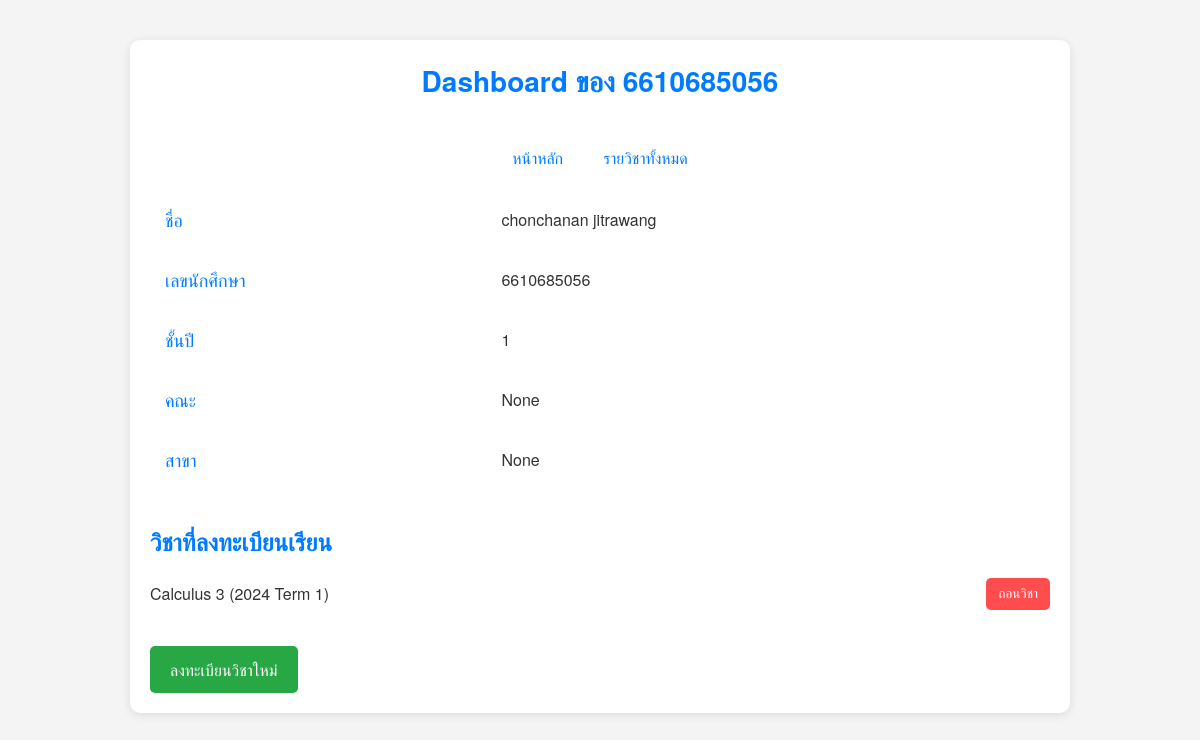
The page /users/dashboard/ (signed in) on the database as committed earlier.
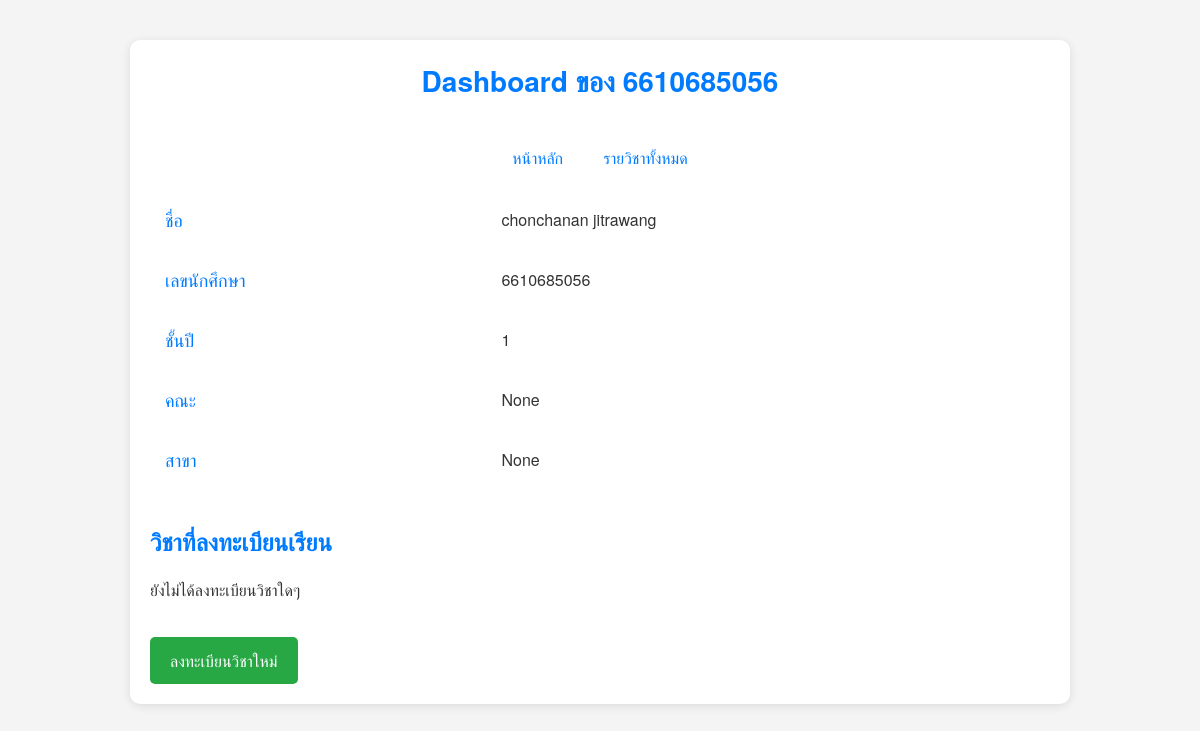
The same page on the database as committed later.
### RegCN/models.py (models this page shows, shortened)
class QuotaRequest(models.Model):
    student = models.ForeignKey(User, on_delete=models.CASCADE)  # นักเรียนที่ขอโควต้า
    subject = models.ForeignKey(Subject, on_delete=models.CASCADE)  # วิชาที่ต้องการขอโควต้า
    request_date = models.DateTimeField(auto_now_add=True)  # วันที่ขอ
    approved = models.BooleanField(default=False)  # อนุมัติหรือไม่
    rejected = models.BooleanField(default=False)  # ปฏิเสธหรือไม่

class Subject(models.Model):
    title = models.CharField(max_length=60)
    subject_id = models.CharField(max_length=6, primary_key=True)
    subject_term = models.CharField(max_length=6, choices=term_choice, default="1")
    subject_year = models.IntegerField(
        choices=YEAR_CHOICES, default=datetime.datetime.now().year
    )
    avilable_seat = models.IntegerField(default=0, validators=[MinValueValidator(0)])
    subject_is_open = models.BooleanField()

### app_users/views.py (the view)
# urls.py: path("dashboard/", views.dashboard, name="dashboard"),
@login_required
def dashboard(request: HttpRequest):
    quota_requests = None
    try:
        student = Student.objects.get(user=request.user)
        quota_requests = QuotaRequest.objects.filter(student=student.user)  # ข้อมูลการลงทะเบียนวิชา
        subjects = [quota_request.subject for quota_request in quota_requests]  # ดึงวิชาที่ผู้ใช้ลงทะเบียน
    except Student.DoesNotExist:
        student = None  # กรณีไม่มีข้อมูล Student
        subjects = []
    return render(request, "registration/dashboard.html", {"student": student, 'quota_requests': quota_requests, 'subjects': subjects})

### app_users/templates/registration/dashboard.html (shortened to what this page needs)
<!DOCTYPE html>
<html lang="en">
<head>
</head>
<body>
    <div class="container">
        <div class="header">
            Dashboard ของ {{ student.user.username }}
        </div>
        <div class="left-section">
            <a href="{% url 'home' %}">หน้าหลัก</a>
            <a href="{% url 'subject_list' %}" class="btn">รายวิชาทั้งหมด</a>
        </div>
        {% if student %}
        <table>
            <tr>
                <th>ชื่อ</th>
                <td>{{ student.first_name }} {{ student.last_name }}</td>
            </tr>
            <tr>
                <th>เลขนักศึกษา</th>
                <td>{{ student.student_id }}</td>
            </tr>
            <tr>
                <th>ชั้นปี</th>
                <td>{{ student.year_level }}</td>
            </tr>
            <tr>
                <th>คณะ</th>
                <td>{{ student.faculty }}</td>
            </tr>
            <tr>
                <th>สาขา</th>
                <td>{{ student.major }}</td>
            </tr>
        </table>
        <h2>วิชาที่ลงทะเบียนเรียน</h2>
        <ul>
            {% for request in quota_requests %}
            <li>
                <span class="subject-info">
                    {{ request.subject.title }} ({{ request.subject.subject_year }} Term {{ request.subject.subject_term }})
                </span>
                <span class="subject-actions">
                    <form action="{% url 'drop_subject' request.subject.subject_id %}" method="POST">
                        <button type="submit">ถอนวิชา</button>
                    </form>
                </span>
            </li>
            {% empty %}
            <li>ยังไม่ได้ลงทะเบียนวิชาใดๆ</li>
            {% endfor %}
        </ul>
        <a href="{% url 'register_subject' %}" class="register-link">ลงทะเบียนวิชาใหม่</a>
        {% else %}
        <p>ไม่พบข้อมูลนักเรียนในระบบ</p>
        {% endif %}
    </div>
</body>
</html>

Rows that differ between the two databases and show on the page:
removed QuotaRequest: subject "Calculus 3", subject.subject_year "2024", subject.subject_term "1"
Other text that changed with them:
text now shown: "ยังไม่ได้ลงทะเบียนวิชาใดๆ"
